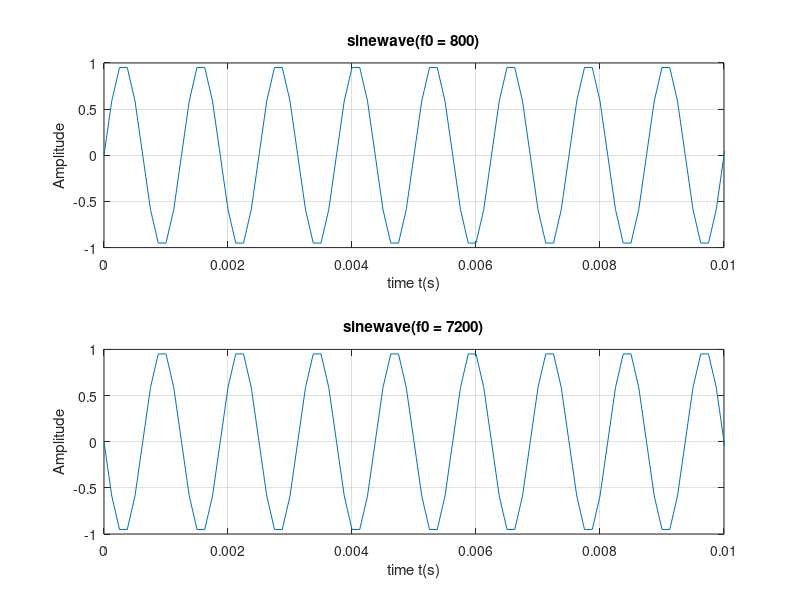

The MATLAB script that drew this image: (Note: this script raises an error after producing the figure.)
% clear
close all;
clear;
clc;
% 1.1 Model
%fs = 8000; % sample frequency(Hz)
f0 = 800;  % fundamental frequency(Hz)
d  = 2;    % duration(s)
% t = 0 : (1/fs) : (d-(1/fs));
% xt = sin(2 * pi * f0 * t);

% figure;
% plot(t, xt);
% 1.2 Nyquist criterion
% 1.2.1
fs_min = 2 * f0;
fprintf('1.2.1 minimux val of fs = %d\n', fs_min);
%% 1.2.2
fs = 1000;
t = 0 : (1/fs) : (d -(1/fs));
xt = sin(2 * pi * f0 * t);

sound(xt, fs);
%% 1.2.3
fs = 8000;

figure("Name",'Figure 1 Waveform of sinewaves');

subplot(2, 1, 1);
f0 = 800;
t = 0 : (1/fs) : (d-(1/fs));
xt = sin(2 * pi * f0 * t);
xt1 = xt;
plot(t, xt);
title('sinewave(f0 = 800)');
xlabel('time t(s)');
ylabel('Amplitude');
xlim([0, 0.01]);
ylim([-1, 1]);
grid on;

subplot(2, 1, 2);
f0 = 7200;
t = 0 : (1/fs) : (d-(1/fs));
xt = sin(2 * pi * f0 * t);
xt2 = xt;
plot(t, xt);
title('sinewave(f0 = 7200)');
xlabel('time t(s)');
ylabel('Amplitude');
xlim([0, 0.01]);
ylim([-1, 1]);
grid on;

sgtitle('Figure 1 Waveform of sinewaves');
%sound(xt1, fs);
sound(xt2, fs);% listen to these two sounds and find out the difference

%% 1.2.4
figure("Name",'Figure 2 handel in different Fs');
xlim1 = 1;
xlim2 = 1.05;
% origin
load handel.mat;
filename = 'handel.wav';
audiowrite(filename, y, Fs);
clear y Fs;
[y, Fs] = audioread('handel.wav');
fprintf('1.2.4 Fs of orginal signal = %d\n', Fs);
%sound(y);

t = 0 : 1/Fs : (length(y) - 1)/Fs;
subplot(4, 1, 1);
plot(t, y);
title('origin');
xlabel('time t(s)');
ylabel('Amplitude');
xlim([xlim1, xlim2]);
ylim([-1.5, 1.5]);
grid on;

% 7000
fsn = 7000;
load handel.mat;
y = resample(y ,fsn , 8192);
filename = 'handel.wav';
audiowrite(filename, y, fsn);
clear y Fs;
[y, Fs] = audioread('handel.wav');

t = 0 : 1/Fs : (length(y) - 1)/Fs;
subplot(4, 1, 2);
plot(t, y);
title('sinewave(f0 = 7000)');
xlabel('time t(s)');
ylabel('Amplitude');
xlim([xlim1, xlim2]);
ylim([-1.5, 1.5]);
grid on;

% 6000
fsn = 6000;
load handel.mat;
y = resample(y ,fsn , 8192);
filename = 'handel.wav';
audiowrite(filename, y, fsn);
clear y Fs;
[y, Fs] = audioread('handel.wav');


t = 0 : 1/Fs : (length(y) - 1)/Fs;
subplot(4, 1, 3);
plot(t, y);
title('sinewave(f0 = 6000)');
xlabel('time t(s)');
ylabel('Amplitude');
xlim([xlim1, xlim2]);
ylim([-1.5, 1.5]);
grid on;

% 3000
fsn = 3000;
load handel.mat;
y = resample(y ,fsn , 8192);
filename = 'handel.wav';
audiowrite(filename, y, fsn);
clear y Fs;
[y, Fs] = audioread('handel.wav');
%sound(y, Fs);


t = 0 : 1/Fs : (length(y) - 1)/Fs;
subplot(4, 1, 4);
plot(t, y);
title('sinewave(f0 = 3000)');
xlabel('time t(s)');
ylabel('Amplitude');
xlim([xlim1, xlim2]);
ylim([-1.5, 1.5]);
grid on;

sgtitle('Figure 2 handel in different Fs');

%%



